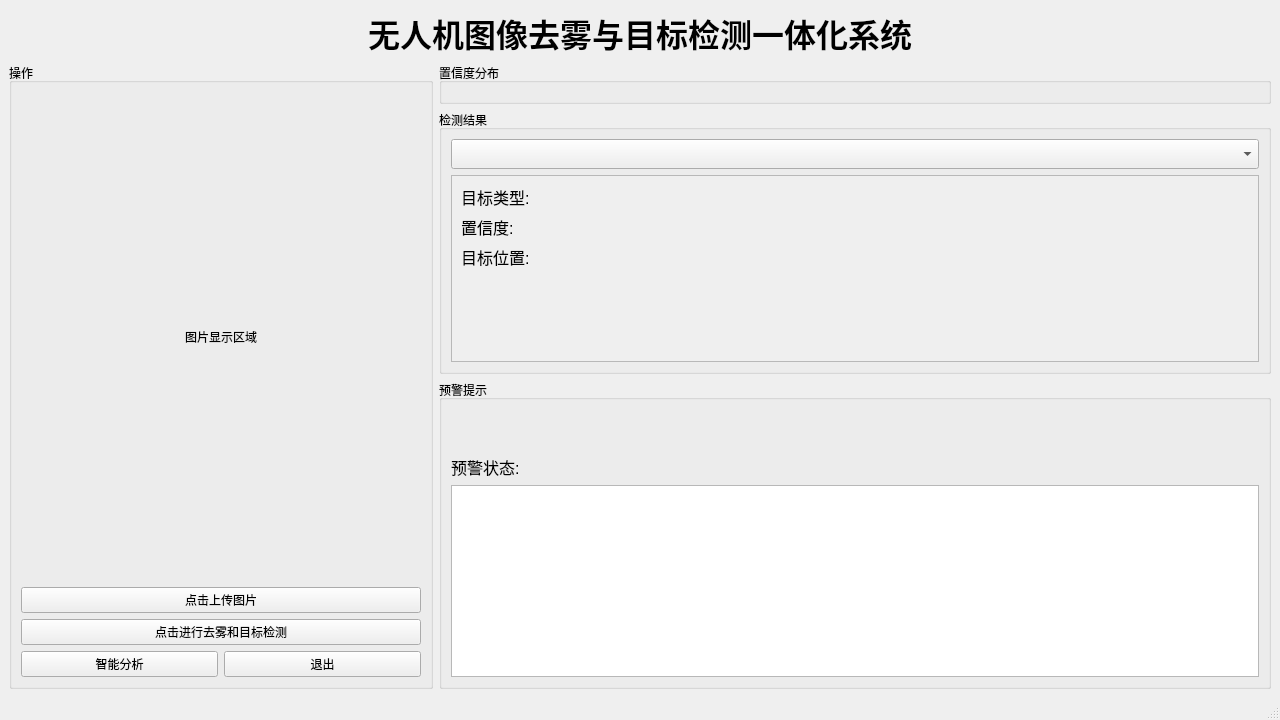
<?xml version="1.0" encoding="UTF-8"?>
<ui version="4.0">
 <class>MainWindow</class>
 <widget class="QMainWindow" name="MainWindow">
  <property name="geometry">
   <rect>
    <x>0</x>
    <y>0</y>
    <width>1280</width>
    <height>720</height>
   </rect>
  </property>
  <property name="windowTitle">
   <string>无人机图像去雾与目标检测一体化系统</string>
  </property>
  <widget class="QWidget" name="centralwidget">
   <layout class="QVBoxLayout" name="mainLayout">
    <item>
     <widget class="QLabel" name="titleLabel">
      <property name="font">
       <font>
        <family>Microsoft YaHei</family>
        <pointsize>24</pointsize>
        <bold>true</bold>
       </font>
      </property>
      <property name="text">
       <string>无人机图像去雾与目标检测一体化系统</string>
      </property>
      <property name="alignment">
       <set>Qt::AlignmentFlag::AlignCenter</set>
      </property>
     </widget>
    </item>
    <item>
     <layout class="QHBoxLayout" name="contentLayout">
      <item>
       <layout class="QVBoxLayout" name="leftLayout">
        <item>
         <widget class="QGroupBox" name="operationGroupBox">
          <property name="title">
           <string>操作</string>
          </property>
          <layout class="QVBoxLayout" name="operationLayout">
           <item>
            <widget class="QLabel" name="imageLabel">
             <property name="minimumSize">
              <size>
               <width>400</width>
               <height>300</height>
              </size>
             </property>
             <property name="text">
              <string>图片显示区域</string>
             </property>
             <property name="alignment">
              <set>Qt::AlignmentFlag::AlignCenter</set>
             </property>
            </widget>
           </item>
           <item>
            <widget class="QPushButton" name="loadImageButton">
             <property name="text">
              <string>点击上传图片</string>
             </property>
            </widget>
           </item>
           <item>
            <widget class="QPushButton" name="processButton">
             <property name="text">
              <string>点击进行去雾和目标检测</string>
             </property>
            </widget>
           </item>
           <item>
            <layout class="QHBoxLayout" name="buttonLayout">
             <item>
              <widget class="QPushButton" name="llmAnalysisButton">
               <property name="text">
                <string>智能分析</string>
               </property>
              </widget>
             </item>
             <item>
              <widget class="QPushButton" name="quitButton">
               <property name="text">
                <string>退出</string>
               </property>
              </widget>
             </item>
            </layout>
           </item>
          </layout>
         </widget>
        </item>
       </layout>
      </item>
      <item>
       <layout class="QVBoxLayout" name="rightLayout">
        <item>
         <widget class="QGroupBox" name="confidenceChartGroupBox">
          <property name="title">
           <string>置信度分布</string>
          </property>
          <layout class="QVBoxLayout" name="confidenceChartLayout"/>
         </widget>
        </item>
        <item>
         <widget class="QGroupBox" name="detectionResultGroupBox">
          <property name="title">
           <string>检测结果</string>
          </property>
          <layout class="QVBoxLayout" name="detectionResultLayout">
           <item>
            <widget class="QComboBox" name="targetSelector">
             <property name="minimumSize">
              <size>
               <width>200</width>
               <height>30</height>
              </size>
             </property>
            </widget>
           </item>
           <item>
            <widget class="QScrollArea" name="scrollArea">
             <property name="minimumSize">
              <size>
               <width>0</width>
               <height>100</height>
              </size>
             </property>
             <property name="maximumSize">
              <size>
               <width>16777215</width>
               <height>200</height>
              </size>
             </property>
             <property name="widgetResizable">
              <bool>true</bool>
             </property>
             <widget class="QWidget" name="scrollWidget">
              <layout class="QVBoxLayout" name="scrollLayout">
               <property name="alignment">
                <set>Qt::AlignmentFlag::AlignTop</set>
               </property>
               <item>
                <widget class="QLabel" name="objectTypeLabel">
                 <property name="font">
                  <font>
                   <family>Arial</family>
                   <pointsize>12</pointsize>
                  </font>
                 </property>
                 <property name="text">
                  <string>目标类型: </string>
                 </property>
                 <property name="wordWrap">
                  <bool>true</bool>
                 </property>
                </widget>
               </item>
               <item>
                <widget class="QLabel" name="confidenceLabel">
                 <property name="font">
                  <font>
                   <family>Arial</family>
                   <pointsize>12</pointsize>
                  </font>
                 </property>
                 <property name="text">
                  <string>置信度: </string>
                 </property>
                 <property name="wordWrap">
                  <bool>true</bool>
                 </property>
                </widget>
               </item>
               <item>
                <widget class="QLabel" name="positionLabel">
                 <property name="font">
                  <font>
                   <family>Arial</family>
                   <pointsize>12</pointsize>
                  </font>
                 </property>
                 <property name="text">
                  <string>目标位置: </string>
                 </property>
                 <property name="wordWrap">
                  <bool>true</bool>
                 </property>
                </widget>
               </item>
              </layout>
             </widget>
            </widget>
           </item>
          </layout>
         </widget>
        </item>
        <item>
         <widget class="QGroupBox" name="warningGroupBox">
          <property name="title">
           <string>预警提示</string>
          </property>
          <layout class="QVBoxLayout" name="warningLayout">
           <item>
            <layout class="QHBoxLayout" name="lightLayout">
             <item>
              <widget class="QLabel" name="greenLightLabel">
               <property name="minimumSize">
                <size>
                 <width>40</width>
                 <height>40</height>
                </size>
               </property>
               <property name="text">
                <string/>
               </property>
               <property name="alignment">
                <set>Qt::AlignmentFlag::AlignCenter</set>
               </property>
              </widget>
             </item>
             <item>
              <widget class="QLabel" name="yellowLightLabel">
               <property name="minimumSize">
                <size>
                 <width>40</width>
                 <height>40</height>
                </size>
               </property>
               <property name="text">
                <string/>
               </property>
               <property name="alignment">
                <set>Qt::AlignmentFlag::AlignCenter</set>
               </property>
              </widget>
             </item>
             <item>
              <widget class="QLabel" name="redLightLabel">
               <property name="minimumSize">
                <size>
                 <width>40</width>
                 <height>40</height>
                </size>
               </property>
               <property name="text">
                <string/>
               </property>
               <property name="alignment">
                <set>Qt::AlignmentFlag::AlignCenter</set>
               </property>
              </widget>
             </item>
            </layout>
           </item>
           <item>
            <widget class="QLabel" name="llmAnalysisLabel">
             <property name="font">
              <font>
               <family>Arial</family>
               <pointsize>12</pointsize>
              </font>
             </property>
             <property name="text">
              <string>预警状态: </string>
             </property>
            </widget>
           </item>
           <item>
            <widget class="QTextEdit" name="llmResultTextEdit"/>
           </item>
          </layout>
         </widget>
        </item>
       </layout>
      </item>
     </layout>
    </item>
   </layout>
  </widget>
  <widget class="QMenuBar" name="menubar">
   <property name="geometry">
    <rect>
     <x>0</x>
     <y>0</y>
     <width>1280</width>
     <height>33</height>
    </rect>
   </property>
  </widget>
  <widget class="QStatusBar" name="statusbar"/>
 </widget>
 <resources/>
 <connections/>
</ui>
